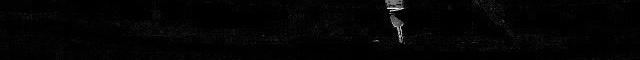
#> input picture sample.jpg, 640 x 60 px
$ python -i processing.py   (imports and definitions only)
#> lines starting #> are read from the running program, lines starting #| are printed output that depends on the picture; after the words box and inside, x2 and y2 are one past the last pixel; in counts of white or black regions, pixels touching at a corner belong together
import cv2
import time
import json
import numpy as np


def process_image(img, index):
    calibrations = open("camera-calibrations.json", "r")
    data = json.load(calibrations)
    offset = data["camera" + str(index)]["center"]
    img = amplify_contrast(img)
    indices = np.where(img == [255])
    highest = [0, 0]
    for i in range(len(indices[0])):
        if indices[0][i] >= highest[0]:
            highest = [indices[0][i], indices[1][i]]
    return highest[1] - 320 + int(offset)


def process_calibration(img):
    img = amplify_contrast(img)
    indices = np.where(img == [255])
    highest = [0, 0]
    for i in range(len(indices[0])):
        if indices[0][i] >= highest[0]:
            highest = [indices[0][i], indices[1][i]]
    return highest[1] - 320


def amplify_contrast(img):
    # gray = cv2.cvtColor(img, cv2.COLOR_RGB2GRAY)
    ret, gray = cv2.threshold(img, 127, 255, 0)
    gray2 = gray.copy()
    mask = np.zeros(gray.shape, np.uint8)
    cv2.bitwise_not(gray2, gray2, mask)
    cv2.fastNlMeansDenoising(gray2, gray2)
    return gray2


def measure_distance(x_coord, camera):
    with open('camera-calibrations.json') as f:
        data = json.load(f)
    center_coord = data['camera' + str(camera.index)]['center']

    return abs(x_coord - center_coord)

>>> import cv2
>>> picture = cv2.imread('sample.jpg', cv2.IMREAD_GRAYSCALE)
#> picture is the input picture: shape (60, 640); min 0, max 244, mean 3.9
>>> result = process_calibration(picture)
#> in amplify_contrast, `ret, gray = cv2.threshold(img, 127, 255, 0)`:
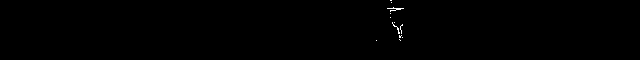
#> gray: shape (60, 640); 0.2% white in thin lines or dots, all inside (x1, y1, x2, y2) = (376, 0, 404, 41)
#> in process_calibration, `indices = np.where(img == [255])`: indices = 76 positions, rows 0 to 40, columns 376 to 403
#> the loop in process_calibration, `for i in range(len(indices[0])):` made 76 passes
#> highest on passes 1 to 12: [0, 390], [0, 391], [2, 391], [7, 393], [8, 387], [8, 388], [8, 389], [8, 390], [8, 391], [8, 392], [8, 393], [8, 394]
#> result = 80
